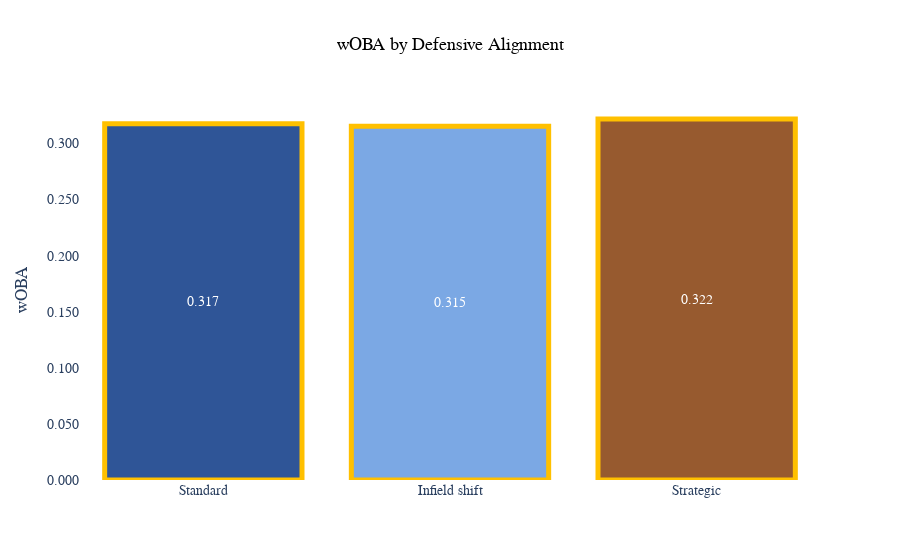

Write notebook code for a chart like this one.
### Code cell
fig_shift_woba = px.bar(
    df_shift_woba,
    x='Defensive Positioning',
    y='wOBA',
    color='Defensive Positioning',
    color_discrete_sequence=['#2f5597', '#7BA8E4', '#975a2f'],
    category_orders={'Defensive Positioning':['Standard', 'Infield shift', 'Strategic']},
    text='wOBA',
    title='wOBA by Defensive Alignment'
)

fig_shift_woba.update_layout(
    title_x=0.5,
    title_font_size=18,
    title_font_color='black',
    font_family='Arial Black',
    font_size=14,
    plot_bgcolor='white',
    yaxis_tickformat='.3f',
    xaxis_title=None,
    showlegend=False
)

fig_shift_woba.update_traces(
    textposition='inside',
    marker_line_color='#ffc000',
    marker_line_width=5,
    texttemplate='%{text:.3f}',
    insidetextanchor='middle',
    textfont_color='white'
)

fig_shift_woba

### Figure 1 — Plotly figure (JSON) as saved in the notebook; plotly's stock layout.template omitted (floating-point values rounded to 4 significant figures)
{"data": [{"alignmentgroup": "True", "hovertemplate": "Defensive Positioning=%{x}<br>wOBA=%{text}<extra></extra>", "insidetextanchor": "middle", "legendgroup": "Standard", "marker": {"color": "#2f5597", "line": {"color": "#ffc000", "width": 5}, "pattern": {"shape": ""}}, "name": "Standard", "offsetgroup": "Standard", "orientation": "v", "showlegend": true, "text": [0.3174], "textfont": {"color": "white"}, "textposition": "inside", "texttemplate": "%{text:.3f}", "type": "bar", "x": ["Standard"], "xaxis": "x", "y": [0.3174], "yaxis": "y"}, {"alignmentgroup": "True", "hovertemplate": "Defensive Positioning=%{x}<br>wOBA=%{text}<extra></extra>", "insidetextanchor": "middle", "legendgroup": "Infield shift", "marker": {"color": "#7BA8E4", "line": {"color": "#ffc000", "width": 5}, "pattern": {"shape": ""}}, "name": "Infield shift", "offsetgroup": "Infield shift", "orientation": "v", "showlegend": true, "text": [0.3152], "textfont": {"color": "white"}, "textposition": "inside", "texttemplate": "%{text:.3f}", "type": "bar", "x": ["Infield shift"], "xaxis": "x", "y": [0.3152], "yaxis": "y"}, {"alignmentgroup": "True", "hovertemplate": "Defensive Positioning=%{x}<br>wOBA=%{text}<extra></extra>", "insidetextanchor": "middle", "legendgroup": "Strategic", "marker": {"color": "#975a2f", "line": {"color": "#ffc000", "width": 5}, "pattern": {"shape": ""}}, "name": "Strategic", "offsetgroup": "Strategic", "orientation": "v", "showlegend": true, "text": [0.3217], "textfont": {"color": "white"}, "textposition": "inside", "texttemplate": "%{text:.3f}", "type": "bar", "x": ["Strategic"], "xaxis": "x", "y": [0.3217], "yaxis": "y"}], "layout": {"barmode": "relative", "font": {"family": "Arial Black", "size": 14}, "legend": {"title": {"text": "Defensive Positioning"}, "tracegroupgap": 0}, "plot_bgcolor": "white", "showlegend": false, "title": {"font": {"color": "black", "size": 18}, "text": "wOBA by Defensive Alignment", "x": 0.5}, "xaxis": {"anchor": "y", "categoryarray": ["Standard", "Infield shift", "Strategic", null], "categoryorder": "array", "domain": [0, 1], "title": {}}, "yaxis": {"anchor": "x", "domain": [0, 1], "tickformat": ".3f", "title": {"text": "wOBA"}}}}
